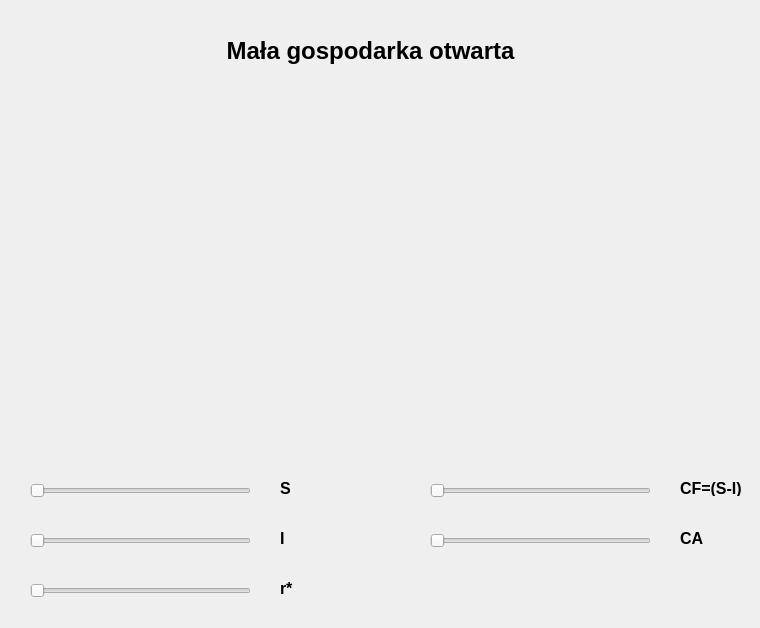
<?xml version="1.0" encoding="UTF-8"?>
<ui version="4.0">
 <class>Form</class>
 <widget class="QWidget" name="Form">
  <property name="geometry">
   <rect>
    <x>0</x>
    <y>0</y>
    <width>760</width>
    <height>628</height>
   </rect>
  </property>
  <property name="windowTitle">
   <string>Form</string>
  </property>
  <widget class="QSlider" name="slider_S">
   <property name="geometry">
    <rect>
     <x>30</x>
     <y>480</y>
     <width>221</width>
     <height>21</height>
    </rect>
   </property>
   <property name="orientation">
    <enum>Qt::Horizontal</enum>
   </property>
  </widget>
  <widget class="QSlider" name="slider_I">
   <property name="geometry">
    <rect>
     <x>30</x>
     <y>530</y>
     <width>221</width>
     <height>21</height>
    </rect>
   </property>
   <property name="orientation">
    <enum>Qt::Horizontal</enum>
   </property>
  </widget>
  <widget class="QSlider" name="slider_CF">
   <property name="geometry">
    <rect>
     <x>430</x>
     <y>480</y>
     <width>221</width>
     <height>21</height>
    </rect>
   </property>
   <property name="orientation">
    <enum>Qt::Horizontal</enum>
   </property>
  </widget>
  <widget class="QLabel" name="label">
   <property name="geometry">
    <rect>
     <x>280</x>
     <y>480</y>
     <width>49</width>
     <height>16</height>
    </rect>
   </property>
   <property name="font">
    <font>
     <pointsize>12</pointsize>
     <bold>true</bold>
    </font>
   </property>
   <property name="text">
    <string>S</string>
   </property>
  </widget>
  <widget class="QLabel" name="label_2">
   <property name="geometry">
    <rect>
     <x>280</x>
     <y>530</y>
     <width>49</width>
     <height>16</height>
    </rect>
   </property>
   <property name="font">
    <font>
     <pointsize>12</pointsize>
     <bold>true</bold>
    </font>
   </property>
   <property name="text">
    <string>I</string>
   </property>
  </widget>
  <widget class="QLabel" name="label_3">
   <property name="geometry">
    <rect>
     <x>680</x>
     <y>480</y>
     <width>61</width>
     <height>16</height>
    </rect>
   </property>
   <property name="font">
    <font>
     <pointsize>12</pointsize>
     <bold>true</bold>
    </font>
   </property>
   <property name="text">
    <string>CF=(S-I)</string>
   </property>
  </widget>
  <widget class="QSlider" name="slider_r">
   <property name="geometry">
    <rect>
     <x>30</x>
     <y>580</y>
     <width>221</width>
     <height>21</height>
    </rect>
   </property>
   <property name="orientation">
    <enum>Qt::Horizontal</enum>
   </property>
  </widget>
  <widget class="QLabel" name="label_6">
   <property name="geometry">
    <rect>
     <x>280</x>
     <y>580</y>
     <width>49</width>
     <height>16</height>
    </rect>
   </property>
   <property name="font">
    <font>
     <pointsize>12</pointsize>
     <bold>true</bold>
    </font>
   </property>
   <property name="text">
    <string>r*</string>
   </property>
  </widget>
  <widget class="QLabel" name="label_5">
   <property name="geometry">
    <rect>
     <x>140</x>
     <y>30</y>
     <width>461</width>
     <height>41</height>
    </rect>
   </property>
   <property name="font">
    <font>
     <pointsize>18</pointsize>
     <bold>true</bold>
    </font>
   </property>
   <property name="text">
    <string>Mała gospodarka otwarta</string>
   </property>
   <property name="alignment">
    <set>Qt::AlignCenter</set>
   </property>
  </widget>
  <widget class="QWidget" name="widget" native="true">
   <property name="geometry">
    <rect>
     <x>40</x>
     <y>120</y>
     <width>330</width>
     <height>330</height>
    </rect>
   </property>
  </widget>
  <widget class="QWidget" name="widget_2" native="true">
   <property name="geometry">
    <rect>
     <x>390</x>
     <y>120</y>
     <width>330</width>
     <height>330</height>
    </rect>
   </property>
  </widget>
  <widget class="QSlider" name="slider_CA">
   <property name="geometry">
    <rect>
     <x>430</x>
     <y>530</y>
     <width>221</width>
     <height>21</height>
    </rect>
   </property>
   <property name="orientation">
    <enum>Qt::Horizontal</enum>
   </property>
  </widget>
  <widget class="QLabel" name="label_4">
   <property name="geometry">
    <rect>
     <x>680</x>
     <y>530</y>
     <width>49</width>
     <height>16</height>
    </rect>
   </property>
   <property name="font">
    <font>
     <pointsize>12</pointsize>
     <bold>true</bold>
    </font>
   </property>
   <property name="text">
    <string>CA</string>
   </property>
  </widget>
 </widget>
 <resources/>
 <connections/>
</ui>
